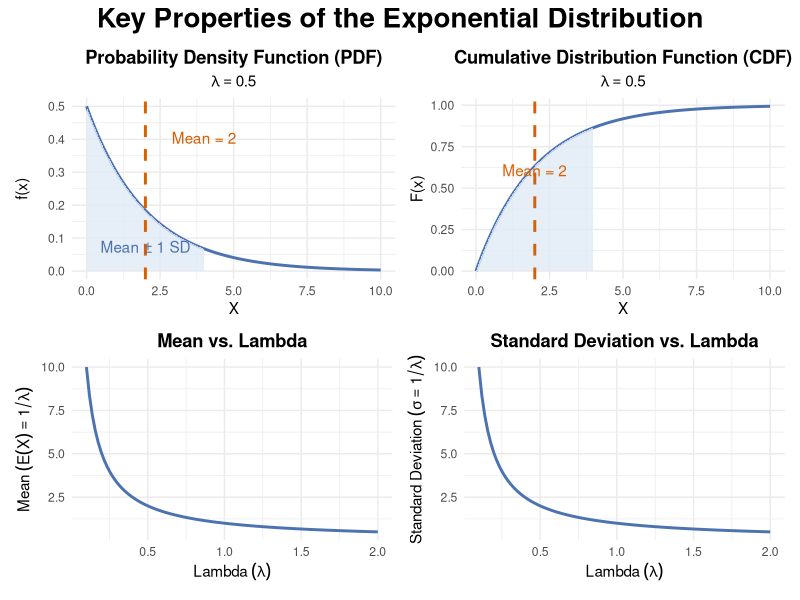

Write R code to recreate this figure.
## ---- chunk 1

## ---- chunk 2
# This script generates four plots related to the exponential distribution:
# 1. Probability Density Function (PDF) with a shaded area representing the mean +/- one standard deviation.
# 2. Cumulative Distribution Function (CDF) with the same shaded region.
# 3. A plot of the mean (E(X)) vs. the lambda parameter.
# 4. A plot of the standard deviation (SD) vs. the lambda parameter.

# Required Libraries:
# ggplot2 for creating high-quality, professional plots.
# patchwork for combining multiple ggplot2 plots into a single layout.
# dplyr for data manipulation.

# Check if libraries are installed, if not, install them.
if (!requireNamespace("ggplot2", quietly = TRUE)) {
  install.packages("ggplot2")
}
if (!requireNamespace("patchwork", quietly = TRUE)) {
  install.packages("patchwork")
}
if (!requireNamespace("dplyr", quietly = TRUE)) {
  install.packages("dplyr")
}

# Load the libraries
library(ggplot2)
library(patchwork)
library(dplyr)

# -----------------------------------------------------------------------------
# Define parameters for the PDF and CDF plots
# -----------------------------------------------------------------------------
# Choose a lambda value for the first two plots.
lambda_val <- 0.5
# Calculate the theoretical mean and standard deviation.
mean_val <- 1 / lambda_val
sd_val <- 1 / lambda_val
# Define the x-axis range for the PDF and CDF plots.
x_range <- seq(0, 5 * mean_val, length.out = 1000)

# -----------------------------------------------------------------------------
# Plot 1: PDF with shaded region
# -----------------------------------------------------------------------------
# Create a data frame for the PDF curve.
pdf_df <- data.frame(x = x_range, y = dexp(x_range, rate = lambda_val))
# Create a data frame for the shaded area (mean +/- 1 SD).
shaded_df <- filter(pdf_df, x >= mean_val - sd_val, x <= mean_val + sd_val)

pdf_plot <- ggplot(pdf_df, aes(x, y)) +
  # Add the main PDF curve.
  geom_line(color = "#4c72b0", linewidth = 1) +
  # Add the shaded area.
  geom_ribbon(data = shaded_df, aes(ymin = 0, ymax = y), fill = "#e0eaf6", alpha = 0.8) +
  # Add a vertical line to mark the mean.
  geom_vline(xintercept = mean_val, linetype = "dashed", color = "#d95f02", linewidth = 1) +
  # Customize labels and theme.
  labs(
    title = "Probability Density Function (PDF)",
    subtitle = bquote(lambda == .(lambda_val)),
    x = "X",
    y = "f(x)"
  ) +
  # Add annotation for the mean and shaded area.
  annotate("text", x = mean_val + 2, y = 0.35, label = paste("Mean =", mean_val),
           color = "#d95f02", vjust = -1) +
  annotate("text", x = mean_val, y = dexp(mean_val, rate = lambda_val) / 2, 
           label = "Mean ± 1 SD", color = "#4c72b0", vjust = 1) +
  theme_minimal() +
  theme(plot.title = element_text(hjust = 0.5, face = "bold"),
        plot.subtitle = element_text(hjust = 0.5))

# -----------------------------------------------------------------------------
# Plot 2: CDF with shaded region
# -----------------------------------------------------------------------------
# Create a data frame for the CDF curve.
cdf_df <- data.frame(x = x_range, y = pexp(x_range, rate = lambda_val))
# Create a data frame for the shaded area (mean +/- 1 SD) under the curve.
shaded_cdf_df <- filter(cdf_df, x >= mean_val - sd_val, x <= mean_val + sd_val)

cdf_plot <- ggplot(cdf_df, aes(x, y)) +
  # Add the main CDF curve.
  geom_line(color = "#4c72b0", linewidth = 1) +
  # Add the shaded area.
  geom_ribbon(data = shaded_cdf_df, aes(ymin = 0, ymax = y), fill = "#e0eaf6", alpha = 0.8) +
  # Add a vertical line for the mean.
  geom_vline(xintercept = mean_val, linetype = "dashed", color = "#d95f02", linewidth = 1) +
  # Customize labels and theme.
  labs(
    title = "Cumulative Distribution Function (CDF)",
    subtitle = bquote(lambda == .(lambda_val)),
    x = "X",
    y = "F(x)"
  ) +
  # Add annotation for the mean and shaded area.
  annotate("text", x = mean_val, y = 0.5, label = paste("Mean =", mean_val),
           color = "#d95f02", vjust = -1) +
  theme_minimal() +
  theme(plot.title = element_text(hjust = 0.5, face = "bold"),
        plot.subtitle = element_text(hjust = 0.5))

# -----------------------------------------------------------------------------
# Plot 3: Mean vs. Lambda
# -----------------------------------------------------------------------------
# Define a range of lambda values for the plot.
lambda_range <- seq(0.1, 2.0, length.out = 100)
# Create a data frame for the plot.
mean_df <- data.frame(
  lambda = lambda_range,
  mean_val = 1 / lambda_range
)

mean_plot <- ggplot(mean_df, aes(x = lambda, y = mean_val)) +
  # Add the line representing the relationship.
  geom_line(color = "#4c72b0", linewidth = 1) +
  # Customize labels and theme.
  labs(
    title = "Mean vs. Lambda",
    x = expression(paste("Lambda ", (lambda))),
    y = expression(paste("Mean ", (E(X) == 1/lambda)))
  ) +
  theme_minimal() +
  theme(plot.title = element_text(hjust = 0.5, face = "bold"))

# -----------------------------------------------------------------------------
# Plot 4: Standard Deviation vs. Lambda
# -----------------------------------------------------------------------------
# Define a range of lambda values for the plot.
# We'll use the same lambda_range as the mean plot for consistency.
sd_df <- data.frame(
  lambda = lambda_range,
  sd_val = 1 / lambda_range
)

sd_plot <- ggplot(sd_df, aes(x = lambda, y = sd_val)) +
  # Add the line representing the relationship.
  geom_line(color = "#4c72b0", linewidth = 1) +
  # Customize labels and theme.
  labs(
    title = "Standard Deviation vs. Lambda",
    x = expression(paste("Lambda ", (lambda))),
    y = expression(paste("Standard Deviation ", (sigma == 1/lambda)))
  ) +
  theme_minimal() +
  theme(plot.title = element_text(hjust = 0.5, face = "bold"))

# -----------------------------------------------------------------------------
# Combine and display all four plots using patchwork
# -----------------------------------------------------------------------------
# Arrange the plots in a 2x2 grid.
combined_plots <- (pdf_plot + cdf_plot) / (mean_plot + sd_plot)

# Add an overall title to the combined plots.
combined_plots <- combined_plots + 
  plot_annotation(
    title = "Key Properties of the Exponential Distribution",
    theme = theme(plot.title = element_text(size = 20, face = "bold", hjust = 0.5))
  )

# Print the final combined plot.
print(combined_plots)
